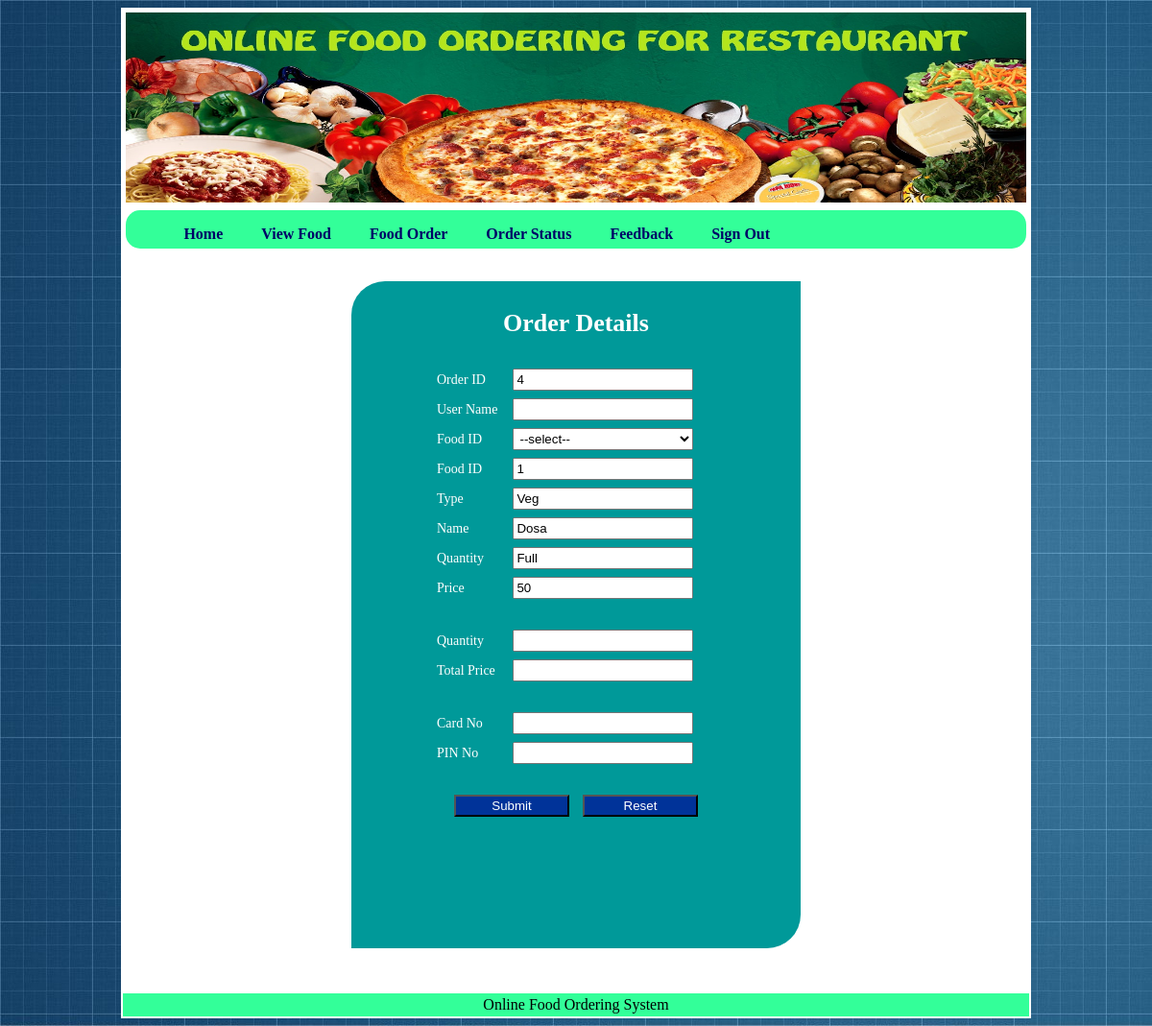
Screenshot of /Order.php?bid=1 with the database file from the repository.
### tables this page shows
CREATE TABLE IF NOT EXISTS `food` (
  `FoodID` int(10) NOT NULL,
  `Type` varchar(20) NOT NULL,
  `Name` varchar(20) NOT NULL,
  `Quantity` varchar(10) NOT NULL,
  `Price` varchar(10) NOT NULL,
  `Ingredients` varchar(200) NOT NULL
);

### Order.php (the view, shortened to what this page needs)
<!DOCTYPE html PUBLIC "-//W3C//DTD XHTML 1.0 Transitional//EN" "http://www.w3.org/TR/xhtml1/DTD/xhtml1-transitional.dtd">
<html xmlns="http://www.w3.org/1999/xhtml">
<head>
<link rel="stylesheet" type="text/css" href="css/style.css" />
</head>
<body bgcolor="#0099FF" style="background-image:url(images/Background.jpg)">
<div align="center">
<table width="80%" bgcolor="#FFFFFF">
  <tr>
    <td>
	<img src="images/banner.jpg" width="100%" height="198"/></td>
  </tr>
  <tr>
    <td>
		<div class="menubg">
		<ul>
		<li><a href="Customer.php">Home</a></li>
		<li><a href="ViewFood.php">View Food</a></li>
		<li><a href="Order.php">Food Order</a></li>
		<li><a href="ViewOrder1.php">Order Status</a></li>
		<li><a href="Feedback.php">Feedback</a></li>
		<li><a href="Index.php">Sign Out</a></li>
		</ul>
		</div>	</td>
  </tr>
  <tr>
    <td align="center">&nbsp;</td>
  </tr>
  <tr>
    <td align="center">
	  <div style="background-color:#009999; border-top-left-radius:35px; border-bottom-right-radius:35px; width:50%;">
	    <center>
	      <form id="form1" name="form1" method="post" action="Order1.php">
	        <table width="300px" style=" color:#FFFFFF; font-size:14px">
  <tr>
    <td colspan="2">&nbsp;</td>
  </tr>
  <tr>
    <td colspan="2" style="font-size:26px; font-weight:bold" align="center"> Order Details </td>
    </tr>
  <tr>
    <td>&nbsp;</td>
    <td>&nbsp;</td>
  </tr>
  <tr>
    <td>Order ID </td>
	<?php
					$result =mysql_query("Select MAX(OrderID) as id from Order1");
						  while ($row = mysql_fetch_array($result))
							 {
								$roll = $row["id"] + 1;
							 }
					?>
    <td><input type="text" name="oid" value="<?php echo  $roll ; ?>" /></td>
  </tr>
  <tr>
    <td>User Name  </td>
    <td>
      			<?php
				$un=$_SESSION['uname'];
				?>
        <input type="text" name="uname" value="<?php echo $un;?>" />    </td>
  </tr>
  <tr>
    <td>Food ID   </td>
    <td>
	<select name="select" id="select" onchange="MM_jumpMenu('parent',this,0)">
                  <option>--select--</option>
                  <?php
						$id=$_REQUEST['bid'];
						?>
                </select>	</td>
  </tr>
  <?php $result = mysql_query("SELECT * FROM  Food where FoodID='$id' ");
			$row1= mysql_fetch_array($result);
		  ?>
  <tr>
    <td>Food ID </td>
    <td><input type="text" name="fid" value="<?php echo $row1[FoodID]; ?>" /></td>
  </tr>
  <tr>
    <td>Type </td>
    <td><input type="text" name="type" value="<?php echo $row1[Type]; ?>" /></td>
  </tr>
  <tr>
    <td> Name </td>
    <td><input type="text" name="name"  value="<?php echo $row1[Name]; ?>"  /></td>
  </tr>
  <tr>
    <td>Quantity</td>
    <td><input type="text" name="qty"  value="<?php echo $row1[Quantity]; ?>"/></td>
  </tr>
  <tr>
    <td>Price </td>
    <td><input type="text" name="price" id="price" value="<?php echo $row1[Price]; ?>" /></td>
  </tr>
  <tr>
    <td>&nbsp;</td>
    <td>&nbsp;</td>
  </tr>
  <tr>
    <td>Quantity</td>
    <td><input type="text" id="qty" name="uqty" Required onKeyUp="javascript:sum()"/> </td>
  </tr>
  <tr>
    <td>Total Price </td>
    <td><input type="text" id="tprice"  name="tprice" /></td>
  </tr>
  <tr>
    <td>&nbsp;</td>
    <td>&nbsp;</td>
  </tr>
  <tr>
    <td>Card No </td>
    <td><input type="text" name="cardno" Required /></td>
  </tr>
  <tr>
    <td>PIN No </td>
    <td><input type="password" name="pinno" Required /></td>
  </tr>
  <tr>
    <td>&nbsp;</td>
    <td>&nbsp;</td>
  </tr>
  <tr>
    <td colspan="2" align="center">
      <input type="submit" name="Submit" value="Submit" style="width:120px; background-color:#003399; color:#FFFFFF"/>
        &nbsp;&nbsp; <input type="reset" name="Submit2" value="Reset" style="width:120px; background-color:#003399; color:#FFFFFF"/></td>
    </tr>
  <tr>
    <td>&nbsp;</td>
    <td>&nbsp;</td>
  </tr>
</table>
	        <p>&nbsp;</p>
	        <p>&nbsp;</p>
	        </form>
	  </center>
	    </div></td>
    </tr>
  <tr>
    <td>&nbsp;</td>
  </tr>
  <tr>
    <td colspan="3" bgcolor="#33FF99"><div align="center" style="color:#00000">Online Food Ordering System</div></td>
  </tr>
</table>
</div>
</body>
</html>

### css/style.css (style rules this page uses)
.menubg { background:#33FF99; height:40px; border-radius:15px; float:left; width:100%; }
.menubg ul li { padding:0px 20px; list-style-type:none; float:left; }
.menubg ul li a { color:#000066; text-decoration:none; font-weight:bold; float:left; }
form p { padding:10px 30px; }
form select { padding:2px; width:188px; }
form input,form textarea { padding:2px; width:180px; }
.productadd table tr, td { padding:3px; }

### rows the page displays
food: fid "1", type "Veg", name "Dosa", qty "Full", price "50"
